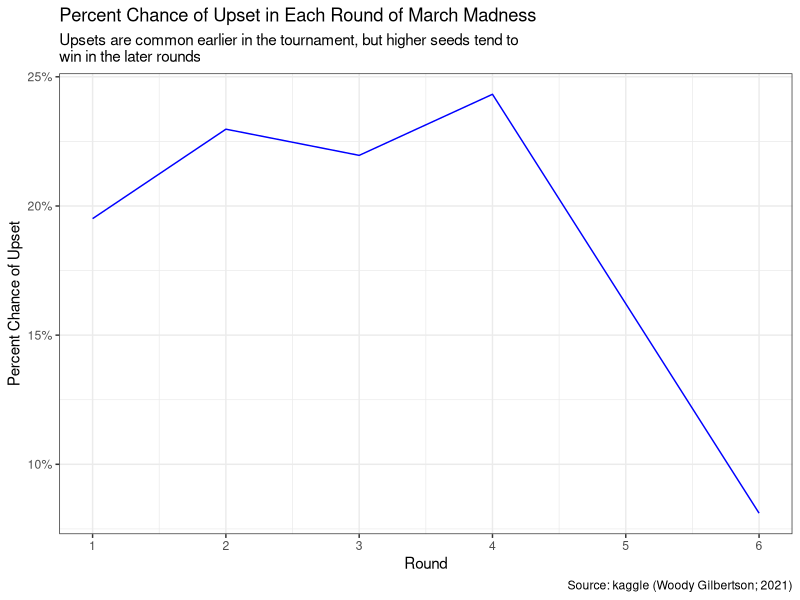

R code for this plot:
## ---- chunk 1
knitr::opts_chunk$set(echo = TRUE)
library(tidyverse)
library(dplyr)
## ---- chunk 2
# gather the data

mm_data <- read_csv(file = "data_cleaned.csv")

# data from 2022 tournament

last_year <- tribble(~ROUND, ~upsets_per_round, ~total_games,
        1, 7, 1184,
        2, 5, 592,
        3, 5, 296,
        4, 0, 148,
        5, 1, 74,
        6, 0, 37)

# wrangle the data

data <- mm_data |> 
  select(WSEED, LSEED, ROUND) |> 
  mutate(upset = if_else(WSEED > LSEED + 1, TRUE, FALSE)) |> 
  mutate(upset = if_else(WSEED > LSEED + 1, 1, 0)) |>
  group_by(ROUND) |> 
  summarize(upsets_per_round = sum(upset)) |> 
  filter(ROUND != 0)
# mutate(total_games = sum(ROUND)/ROUND)
  
# combine with 2022 data

joined <- full_join(data, last_year)

# have more than one 1,2,3,5 in the ROUND category, have to combine them

upset_data <- joined |> 
  group_by(ROUND) |>
  summarize(upsets_per_round= sum(upsets_per_round))

# finding average upsets per round with upset_data

# cannot find a way to combine upset_data with the total amount of games played per round besides a new tibble

rounds <- tribble(~ROUND, ~upsets_per_round, ~total_games, 
        1, 231, 1184, 
        2, 136, 592, 
        3, 65, 296, 
        4, 36, 148, 
        5, 12, 74, 
        6, 3, 37)

# appears as if the chance for an upset goes down as the rounds go up, but this could jsut be because the seeds get closer together.

rounds |> 
  mutate(upset_chance = upsets_per_round/total_games) |> 
  ggplot(aes(x = ROUND, y = upset_chance)) + 
  geom_line(color = "blue") + 
  scale_x_continuous(breaks = c(1, 2, 3, 4, 5, 6)) +
  scale_y_continuous(labels = scales::percent_format()) + 
  theme_bw() + 
  labs(title = "Percent Chance of Upset in Each Round of March Madness",
       subtitle = "Upsets are common earlier in the tournament, but higher seeds tend to \nwin in the later rounds", 
       x = "Round", 
       y = "Percent Chance of Upset",
       caption = "Source: kaggle (Woody Gilbertson; 2021)")


